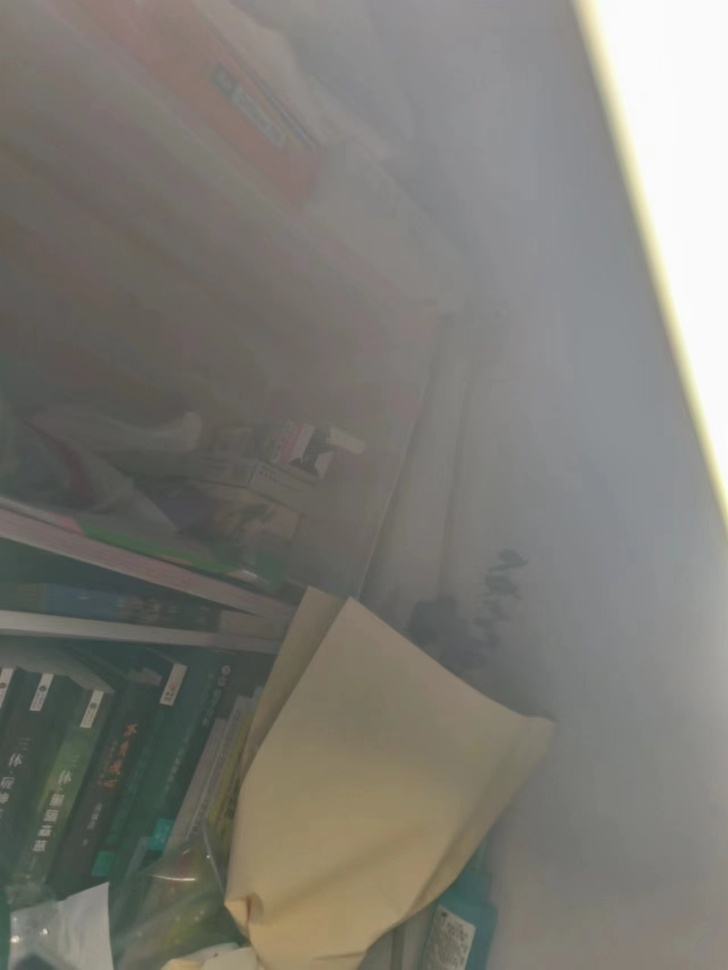
//> input picture 第二次作业进阶图片/gamma变换/kjh.jpg, 728 x 970 px, shrunk from 1280 x 1706 before the run
$ ./狼牙6   (built with g++ and OpenCV 4)
//> lines starting //> are read from the running program, lines starting //| are printed output that depends on the picture
#include <iostream>
#include <opencv2/opencv.hpp>

using namespace cv;
using namespace std;
int main() {
    Mat image = cv::imread("kjh.jpg");
//> image is the input picture: 970 rows x 728 cols, CV_8UC3; mean B, G, R 116.6, 123.2, 124.9
    if (image.empty()) {
        cout << "无法读取图像文件" << endl;
        return -1;
    }

    int rows = image.rows;
//> rows = 970
    int cols = image.cols;
//> cols = 728
    float gamma = 2;

    // 像素值查找表
    Mat lut(1, 256, CV_8UC1);
    for (int i = 0; i < 256; i++) {
        lut.at<uchar>(i) = saturate_cast<uchar>(pow(static_cast<float>(i) / 255.f, gamma) * 255.f);
    }

    if (image.channels() == 3) {
        cvtColor(image, image, cv::COLOR_BGR2GRAY);
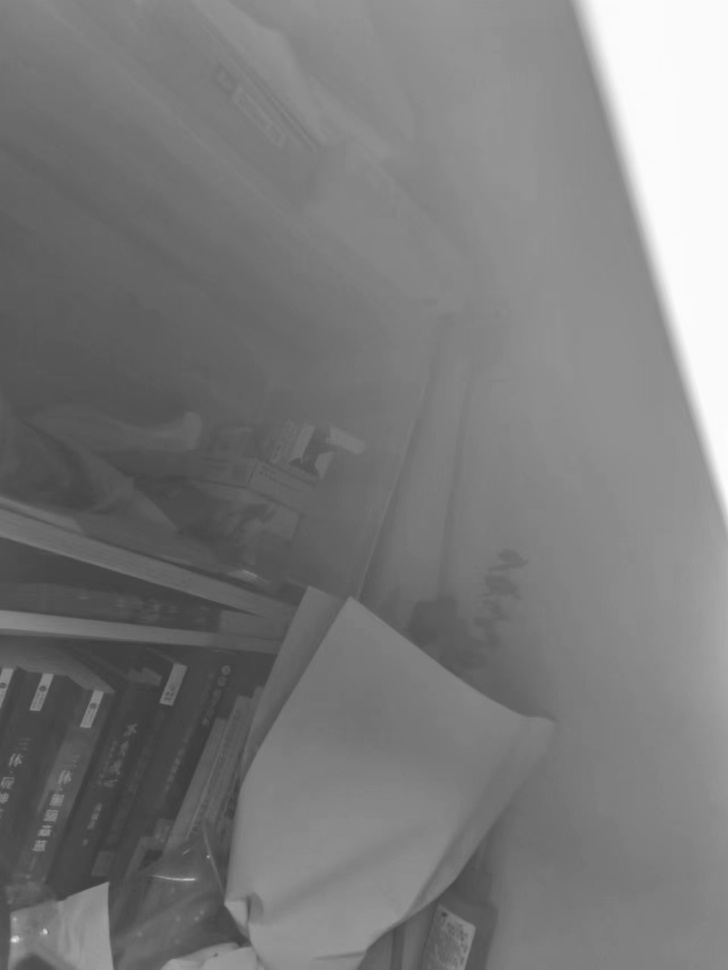
//> image: 970 rows x 728 cols, CV_8UC1; min 58, max 254, mean 122.9
    }

    Mat image_gamma_corrected;
    LUT(image, lut, image_gamma_corrected);
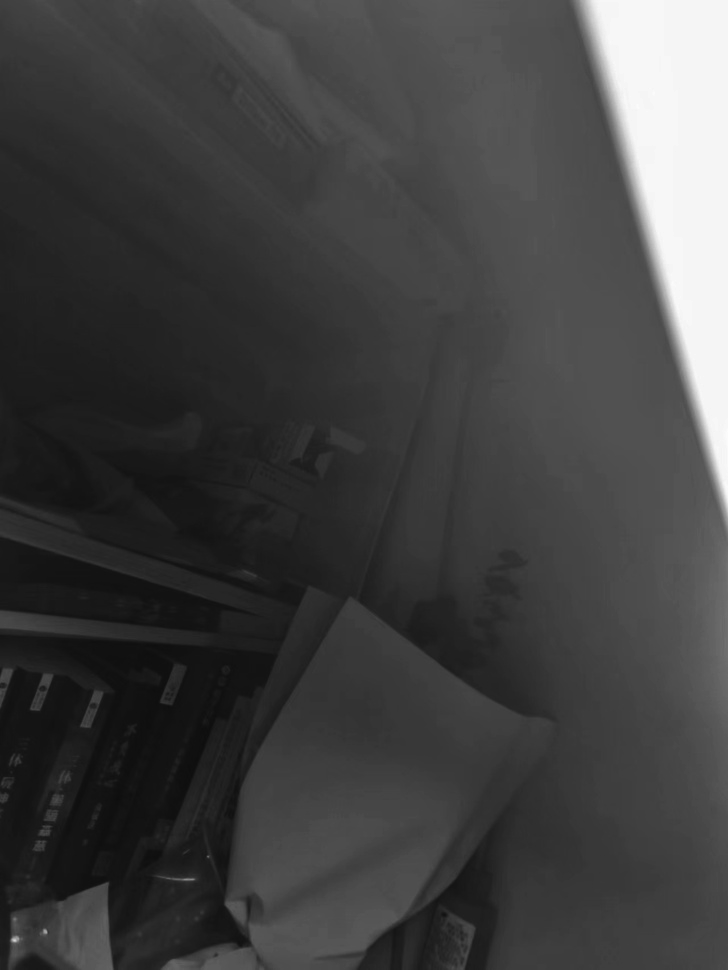
//> image_gamma_corrected: 970 rows x 728 cols, CV_8UC1; min 13, max 253, mean 64.8

    // 将图像转换回彩色空间
    cvtColor(image_gamma_corrected, image_gamma_corrected, COLOR_GRAY2BGR);
//> image_gamma_corrected: 970 rows x 728 cols, CV_8UC3

    imwrite("gamma_correction.png", image_gamma_corrected);

    return 0;
}
